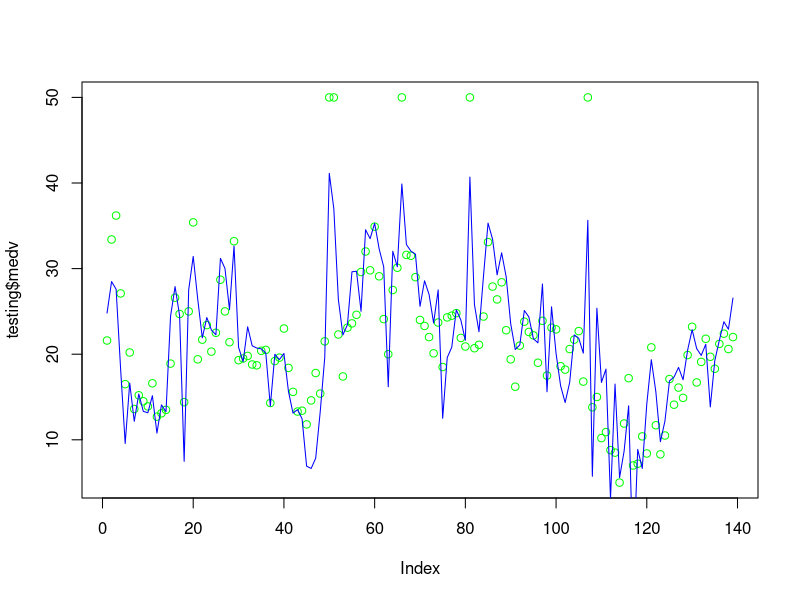

This figure's R source:
library(MASS)
data("Boston")
View(Boston)
?Boston
library(caTools)
set.seed(2)
split<-sample.split(Boston$medv,SplitRatio = 0.7)
training<-subset(Boston,split=="TRUE")
testing<-subset(Boston,split=="FALSE")
model<-lm(medv~.-indus-age,data=training)
summary(model)
predic<-predict(model,testing)
predic
plot(testing$medv,col="green")
lines(predic,col="blue")
